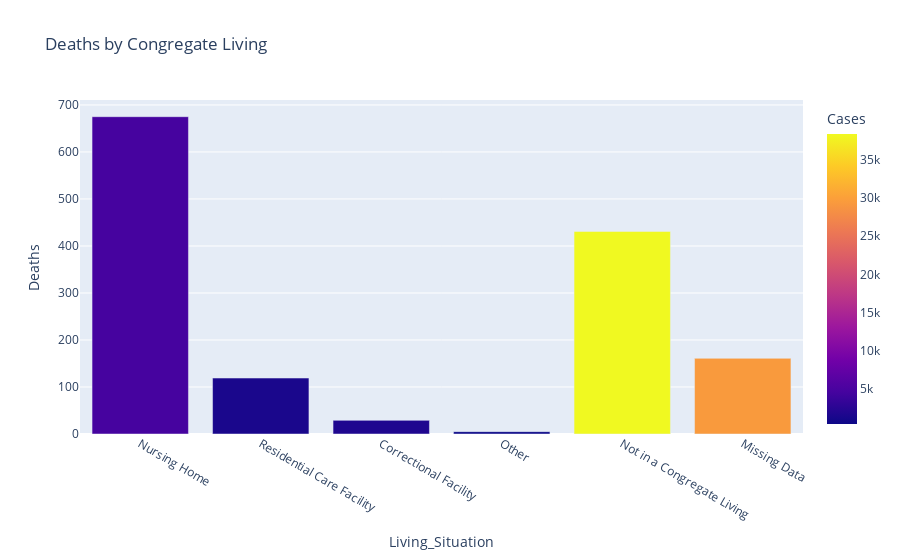

Notebook code for this chart:
### Code cell
fig = px.bar(df.reset_index(), x='Living_Situation',y = 'Deaths', color = 'Cases', title='Deaths by Congregate Living')
fig.show()

### Figure 1 — Plotly figure (JSON) as saved in the notebook; plotly's stock layout.template omitted (floating-point values rounded to 4 significant figures)
{"data": [{"alignmentgroup": "True", "hovertemplate": "Living_Situation=%{x}<br>Deaths=%{y}<br>Cases=%{marker.color}<extra></extra>", "legendgroup": "", "marker": {"color": [4602, 1331, 1758, 399, 38370, 29415], "coloraxis": "coloraxis"}, "name": "", "offsetgroup": "", "orientation": "v", "showlegend": false, "textposition": "auto", "type": "bar", "x": ["Nursing Home", "Residential Care Facility", "Correctional Facility", "Other", "Not in a Congregate Living", "Missing Data"], "xaxis": "x", "y": [675, 119, 29, 5, 431, 161], "yaxis": "y"}], "layout": {"autosize": true, "barmode": "relative", "coloraxis": {"colorbar": {"title": {"text": "Cases"}}, "colorscale": [[0, "#0d0887"], [0.1111, "#46039f"], [0.2222, "#7201a8"], [0.3333, "#9c179e"], [0.4444, "#bd3786"], [0.5556, "#d8576b"], [0.6667, "#ed7953"], [0.7778, "#fb9f3a"], [0.8889, "#fdca26"], [1, "#f0f921"]]}, "legend": {"tracegroupgap": 0}, "title": {"text": "Deaths by Congregate Living"}, "xaxis": {"anchor": "y", "autorange": true, "domain": [0, 1], "range": [-0.5, 5.5], "title": {"text": "Living_Situation"}, "type": "category"}, "yaxis": {"anchor": "x", "autorange": true, "domain": [0, 1], "range": [0, 710.5], "title": {"text": "Deaths"}, "type": "linear"}}}
